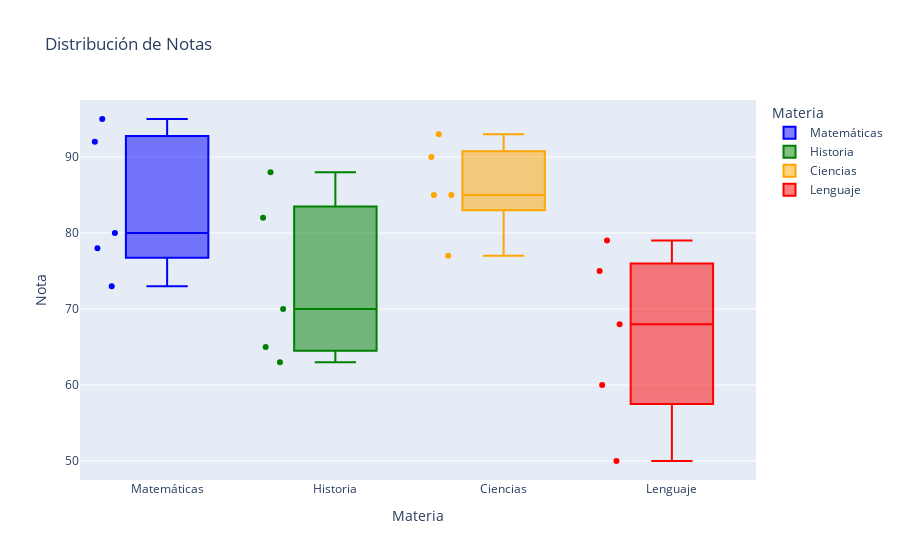
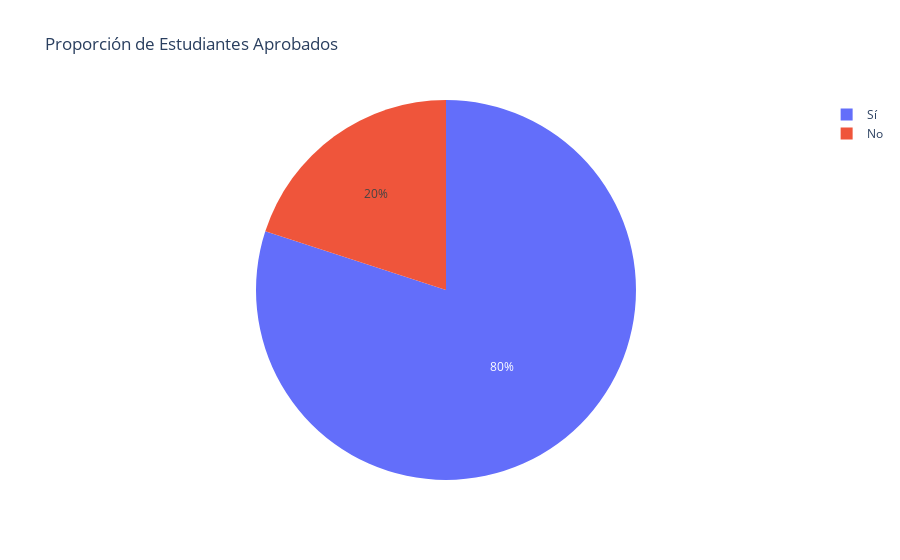

Write notebook code for charts like these, in order.
### Code cell
import pandas as pd
import seaborn as sns
import plotly.express as px


# Crear DataFrame con el dataset
data = {
    'id': [1, 2, 3, 4, 5, 6, 7, 8, 9, 10, 11, 12, 13, 14, 15, 16, 17, 18, 19, 20],
    'materia': ['Matemáticas', 'Historia', 'Ciencias', 'Lenguaje', 'Matemáticas', 'Historia', 'Ciencias', 'Lenguaje', 'Matemáticas', 'Historia', 'Ciencias', 'Lenguaje', 'Matemáticas', 'Historia', 'Ciencias', 'Lenguaje', 'Matemáticas', 'Historia', 'Ciencias', 'Lenguaje'],
    'nota': [80, 65, 90, 75, 95, 70, 85, 60, 78, 82, 93, 68, 73, 88, 77, 50, 92, 63, 85, 79],
    'aprobado': ['Sí', 'No', 'Sí', 'Sí', 'Sí', 'Sí', 'Sí', 'No', 'Sí', 'Sí', 'Sí', 'Sí', 'Sí', 'Sí', 'Sí', 'No', 'Sí', 'No', 'Sí', 'Sí']
}

df = pd.DataFrame(data)

colors = {'Matemáticas': 'blue', 'Historia': 'green', 'Ciencias': 'orange', 'Lenguaje': 'red'}

# Graficar la distribución de notas con un boxplot y colores diferentes
fig_notas = px.box(df, x='materia', y='nota', points="all", title='Distribución de Notas',
                   labels={'nota': 'Nota', 'materia': 'Materia'},
                   color='materia', color_discrete_map=colors)

# Graficar la distribución de aprobados con un pie chart
fig_aprobados = px.pie(df, names='aprobado', title='Proporción de Estudiantes Aprobados',
                       labels={'aprobado': 'Aprobado'})

# Mostrar los gráficos
fig_notas.show()
fig_aprobados.show()

### Figure 1 — Plotly figure (JSON) as saved in the notebook; plotly's stock layout.template omitted (floating-point values rounded to 4 significant figures)
{"data": [{"alignmentgroup": "True", "boxpoints": "all", "hovertemplate": "Materia=%{x}<br>Nota=%{y}<extra></extra>", "legendgroup": "Matemáticas", "marker": {"color": "blue"}, "name": "Matemáticas", "notched": false, "offsetgroup": "Matemáticas", "orientation": "v", "showlegend": true, "type": "box", "x": ["Matemáticas", "Matemáticas", "Matemáticas", "Matemáticas", "Matemáticas"], "x0": " ", "xaxis": "x", "y": [80, 95, 78, 73, 92], "y0": " ", "yaxis": "y"}, {"alignmentgroup": "True", "boxpoints": "all", "hovertemplate": "Materia=%{x}<br>Nota=%{y}<extra></extra>", "legendgroup": "Historia", "marker": {"color": "green"}, "name": "Historia", "notched": false, "offsetgroup": "Historia", "orientation": "v", "showlegend": true, "type": "box", "x": ["Historia", "Historia", "Historia", "Historia", "Historia"], "x0": " ", "xaxis": "x", "y": [65, 70, 82, 88, 63], "y0": " ", "yaxis": "y"}, {"alignmentgroup": "True", "boxpoints": "all", "hovertemplate": "Materia=%{x}<br>Nota=%{y}<extra></extra>", "legendgroup": "Ciencias", "marker": {"color": "orange"}, "name": "Ciencias", "notched": false, "offsetgroup": "Ciencias", "orientation": "v", "showlegend": true, "type": "box", "x": ["Ciencias", "Ciencias", "Ciencias", "Ciencias", "Ciencias"], "x0": " ", "xaxis": "x", "y": [90, 85, 93, 77, 85], "y0": " ", "yaxis": "y"}, {"alignmentgroup": "True", "boxpoints": "all", "hovertemplate": "Materia=%{x}<br>Nota=%{y}<extra></extra>", "legendgroup": "Lenguaje", "marker": {"color": "red"}, "name": "Lenguaje", "notched": false, "offsetgroup": "Lenguaje", "orientation": "v", "showlegend": true, "type": "box", "x": ["Lenguaje", "Lenguaje", "Lenguaje", "Lenguaje", "Lenguaje"], "x0": " ", "xaxis": "x", "y": [75, 60, 68, 50, 79], "y0": " ", "yaxis": "y"}], "layout": {"boxmode": "overlay", "legend": {"title": {"text": "Materia"}, "tracegroupgap": 0}, "title": {"text": "Distribución de Notas"}, "xaxis": {"anchor": "y", "categoryarray": ["Matemáticas", "Historia", "Ciencias", "Lenguaje"], "categoryorder": "array", "domain": [0, 1], "title": {"text": "Materia"}}, "yaxis": {"anchor": "x", "domain": [0, 1], "title": {"text": "Nota"}}}}

### Figure 2 — Plotly figure (JSON) as saved in the notebook; plotly's stock layout.template omitted (floating-point values rounded to 4 significant figures)
{"data": [{"domain": {"x": [0, 1], "y": [0, 1]}, "hovertemplate": "Aprobado=%{label}<extra></extra>", "labels": ["Sí", "No", "Sí", "Sí", "Sí", "Sí", "Sí", "No", "Sí", "Sí", "Sí", "Sí", "Sí", "Sí", "Sí", "No", "Sí", "No", "Sí", "Sí"], "legendgroup": "", "name": "", "showlegend": true, "type": "pie"}], "layout": {"legend": {"tracegroupgap": 0}, "title": {"text": "Proporción de Estudiantes Aprobados"}}}
